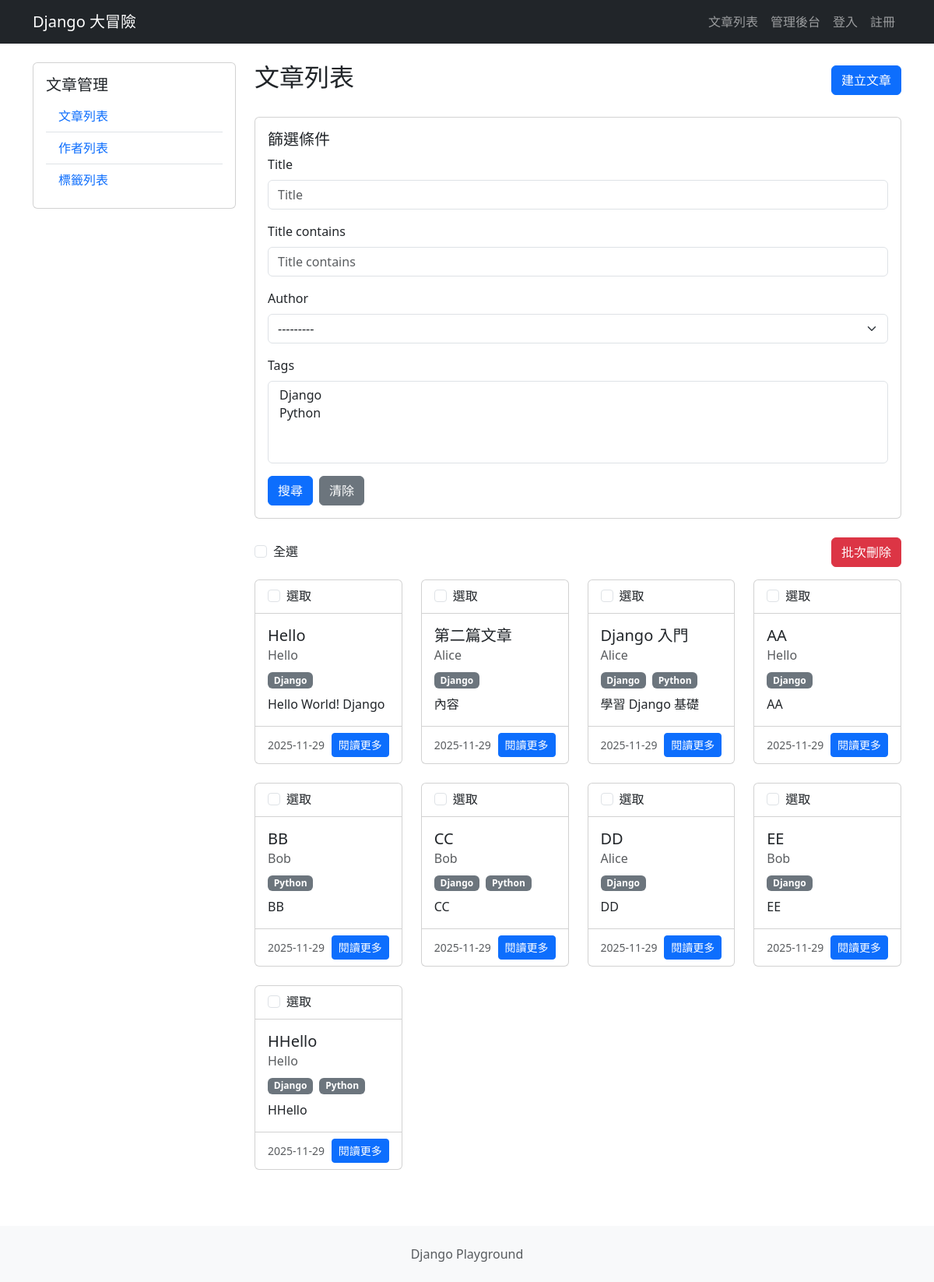
The page /blog/articles/ on the database as committed earlier.
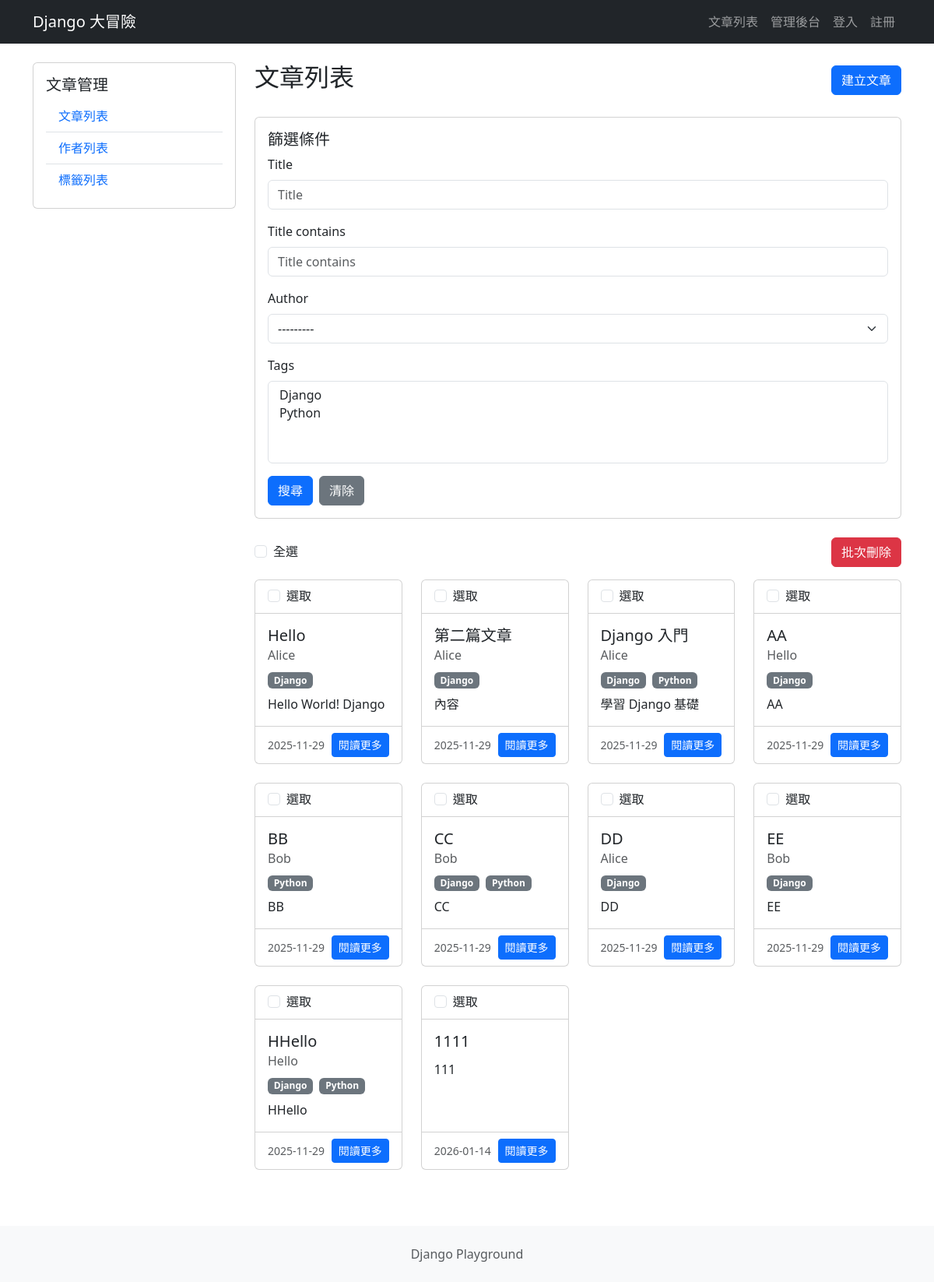
The same page on the database as committed later.
### blog/models.py (models this page shows, shortened)
class Article(models.Model):
    title = models.CharField(max_length=200)
    content = models.TextField()
    created_at = models.DateTimeField(auto_now_add=True)
    updated_at = models.DateTimeField(auto_now=True)
    is_published = models.BooleanField(default=False)
    author = models.ForeignKey(  # ForeignKey外鍵會關聯到Author這張表
        Author,
        on_delete=models.CASCADE,  # 假設作者這筆資料被刪掉,文章就一起被刪掉
        related_name="articles",  # 反向的名字如何查詢,不寫也可以,Django 會自動命名為Default article
        null=True,
        blank=True,
    )
    tags = models.ManyToManyField(  # 多對多的關聯
        Tag,
        related_name="articles",  # 反向的名字如何查詢
        blank=True,
    )

class Author(models.Model):
    name = models.CharField(max_length=100)
    email = models.EmailField(unique=True)
    bio = models.TextField(blank=True)
    created_at = models.DateTimeField(auto_now_add=True)
    def __str__(self):
        return self.name

class Tag(models.Model):
    name = models.CharField(max_length=50, unique=True)
    def __str__(self):
        return self.name

### blog/views.py (the view)
# urls.py: path("articles/", views.article_list, name="article_list"),
def article_list(request):
    filter_ = ArticleFilter(
        request.GET or None,  # 像初始化form的方式一樣初始化它
        queryset=Article.objects.select_related("author").prefetch_related("tags"),
    )
    return render(request, "blog/article_list.html", {"filter": filter_})

### blog/templates/blog/article_list.html (shortened to what this page needs)
{% extends "blog/base.html" %}
{% load django_bootstrap5 %}
{% block extra_head %}
    <link rel="stylesheet"
          href="https://cdn.jsdelivr.net/npm/tom-select@2.4.3/dist/css/tom-select.bootstrap5.min.css">
{% endblock extra_head %}
{% block blog_content %}
    <div class="d-flex justify-content-between align-items-center mb-4">
        <h2>
            文章列表
        </h2>
        <a href="{% url 'blog:article_create' %}" class="btn btn-primary">
            建立文章
        </a>
    </div>
    <div class="card mb-4">
        <div class="card-body">
            <h5 class="card-title">
                篩選條件
            </h5>
            <form method="get">
                {% bootstrap_form filter.form %}
                <div class="d-flex gap-2">
                    {% bootstrap_button button_type="submit" content="搜尋" %}
                    <a href="{% url 'blog:article_list' %}" class="btn btn-secondary">清除</a>
                </div>
            </form>
        </div>
    </div>
    <form method="post" action="{% url "blog:article_bulk_delete" %}">
        <div class="d-flex justify-content-between align-items-center mb-3">
            <div class="form-check">
                <input type="checkbox" class="form-check-input" id="select-all-article">
                <label for="select-all-article">
                    全選
                </label>
            </div>
            <button type="submit" class="btn btn-danger">
                批次刪除
            </button>
        </div>
        <div class="row">
            {% for article in filter.qs %}
                {% include "blog/components/article_card.html" with show_check_box=True %}
            {% empty %}
                <div class="col-12">
                    <div class="alert alert-info">
                        沒有符合條件的文章
                    </div>
                </div>
            {% endfor %}
        </div>
    </form>
{% endblock blog_content %}

### blog/templates/blog/components/article_card.html (shortened to what this page needs)
<div class="col-12 col-sm-6 col-md-6 col-lg-4 col-xl-3 mb-4">
    <div class="card h-100">
        {% if show_check_box|default:False %}
            <div class="card-header bg-transparent">
                <div class="form-check">
                    <input class="form-check-input article-checkbox"
                           type="checkbox"
                           name="article_ids"
                           value="{{ article.id }}"
                           id="article-checkbox-{{ article.id }}">
                    <label class="form-check-label" for="article-checkbox-{{ article.id }}">
                        選取
                    </label>
                </div>
            </div>
        {% endif %}
        <div class="card-body d-flex flex-column">
            <h5 class="card-title">
                {{ article.title }}
            </h5>
            <h6 class="card-subtitle mb-2 text-muted">
                {{ article.author.name }}
            </h6>
            {% if article.tags.exists %}
                <div class="mb-2">
                    {% for tag in article.tags.all %}
                        <span class="badge bg-secondary me-1">{{ tag.name }}</span>
                    {% endfor %}
                </div>
            {% endif %}
            <p class="card-text flex-grow-1">
                {{ article.content|truncatewords:30 }}
            </p>
        </div>
        <div class="card-footer bg-transparent">
            <div class="d-flex justify-content-between align-items-center">
                <small class="text-muted">
                    {{ article.created_at|date:"Y-m-d" }}
                </small>
                <a href="{% url 'blog:article_detail' article.id %}"
                   class="btn btn-primary btn-sm">
                    閱讀更多
                </a>
            </div>
        </div>
    </div>
</div>

Rows that differ between the two databases and show on the page:
changed Article "Hello World! Django": author.name "Hello" → "Alice"
added Article: title "1111", content "111", created_at "2026-01-14"
